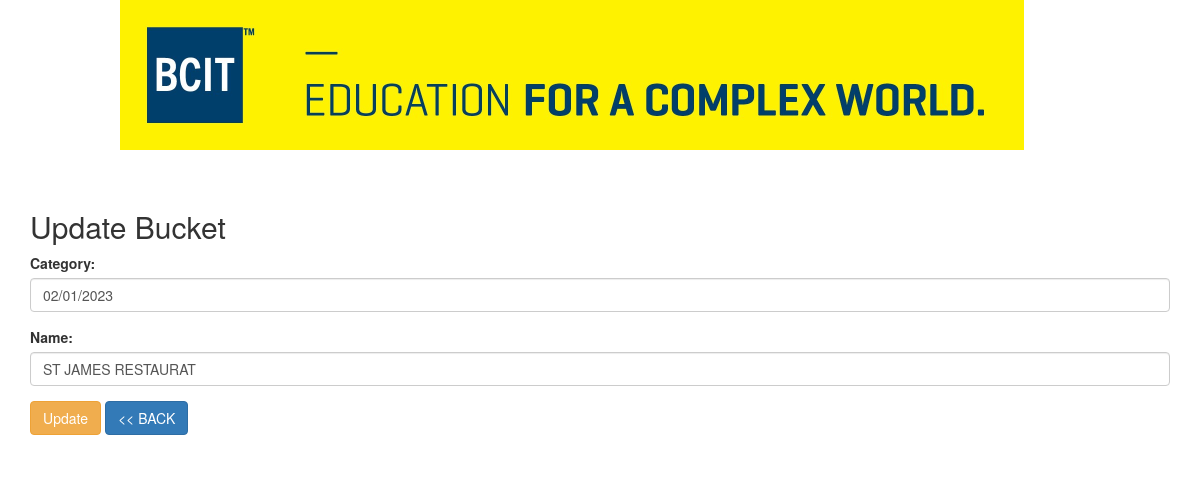
The page /buckets_update.php?id=1 on the database as committed earlier.
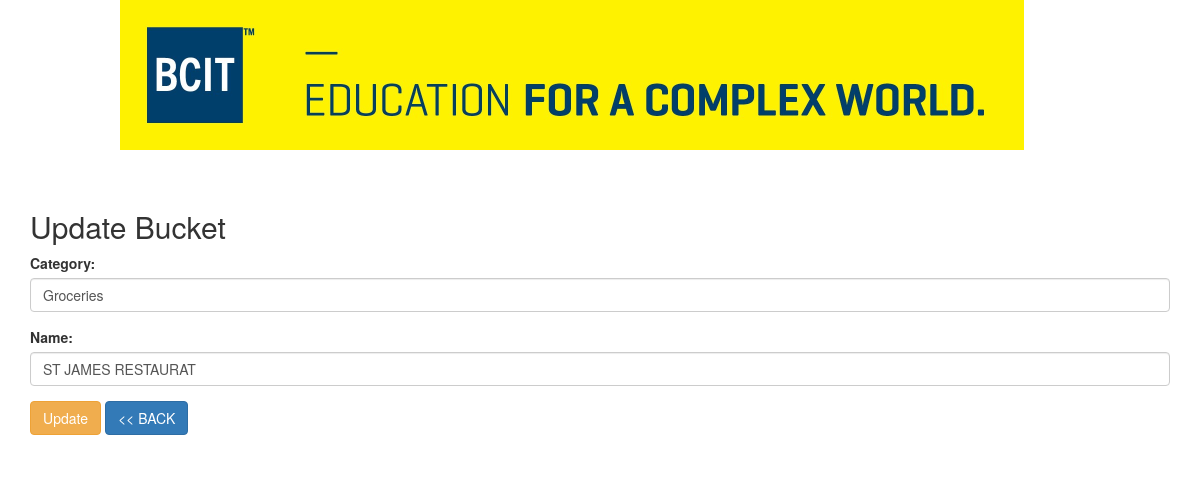
The same page on the database as committed later.
### tables this page shows
CREATE TABLE buckets (
        id INTEGER PRIMARY KEY,
        category TEXT,
        name TEXT
    );

### buckets_update.php (the view, shortened to what this page needs)
<?php
include("inc_header.php");
$db = new SQLite3('mydatabase.db');
if (isset($_POST['update'])) {
  $id = SQLite3::escapeString($_POST['id']);
  $category = SQLite3::escapeString($_POST['category']);
  $name = SQLite3::escapeString($_POST['name']);
  $sql = "UPDATE buckets SET category = '$category', name = '$name' WHERE id = '$id'";
  if ($db->exec($sql)) {
    header('Location: buckets.php?message=Bucket updated successfully');
    exit;
  } else {
    $error = $db->lastErrorMsg();
    header('Location: buckets.php?error=' . urlencode($error));
    exit;
  }
} elseif (isset($_GET['id'])) {
  $id = SQLite3::escapeString($_GET['id']);
  $result = $db->querySingle("SELECT * FROM buckets WHERE id = '$id'", true);
} else {
  header('Location: buckets.php');
  exit;
}
?>
<h2>Update Bucket</h2>
<form method="post" action="buckets_update.php">
  <div class="form-group">
    <label for="category">Category:</label>
    <input type="text" class="form-control" id="category" name="category" value="<?php echo $result['category']; ?>">
  </div>
  <div class="form-group">
    <label for="name">Name:</label>
    <input type="text" class="form-control" id="name" name="name" value="<?php echo $result['name']; ?>">
  </div>
  <button type="submit" class="btn btn-warning" name="update">Update</button>
  <a href="/buckets.php" class="btn btn-small btn-primary">&lt;&lt; BACK</a>
</form>
<?php include("inc_footer.php"); ?>

### inc_header.php (shortened to what this page needs)
<!DOCTYPE html>
<html lang="en">
<head>
    <link rel="stylesheet" href="https://maxcdn.bootstrapcdn.com/bootstrap/3.4.1/css/bootstrap.min.css">
</head>
<body>
    <div style="width: 80%; margin: auto;">
        <a href="/">
        <img src="/images/bcit_banner904x150.png" alt="BCIT Banner" />
    </a>
    </div>
    <div class="container">

### inc_footer.php (shortened to what this page needs)
</div>
</body>
</html>

Rows that differ between the two databases and show on the page:
changed buckets "ST JAMES RESTAURAT": category "02/01/2023" → "Groceries"
